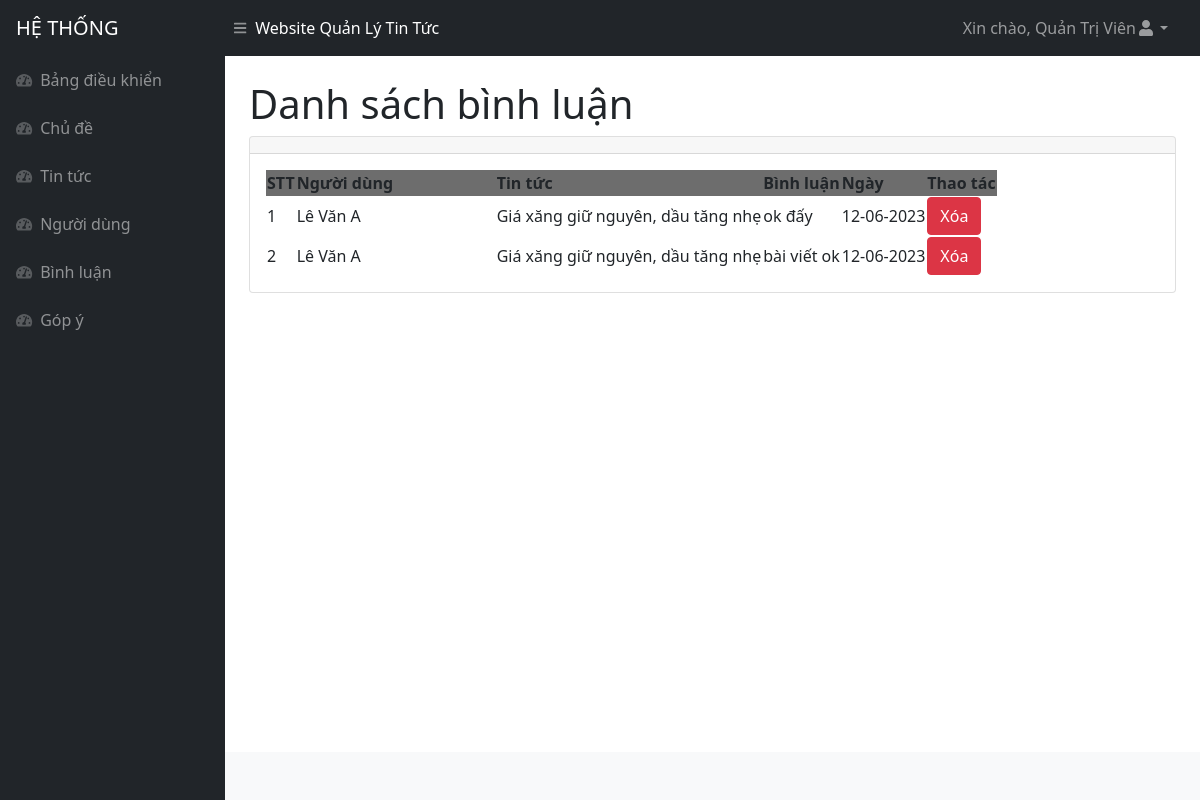
The app's page /admin/binhluan.php (signed in), older data.
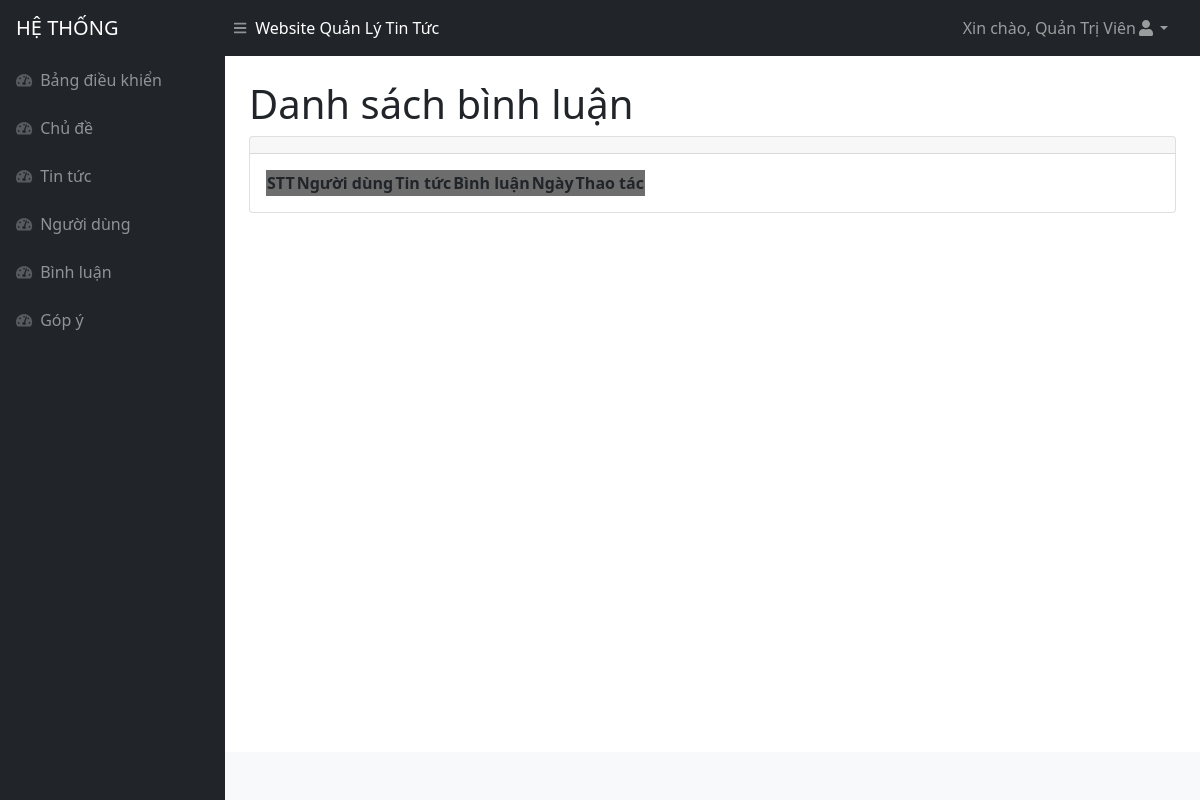
The same page, newer data.
### tables this page shows
CREATE TABLE `binhluan` (
  `id` int(11) NOT NULL,
  `tintuc_id` int(11) DEFAULT NULL,
  `nguoidung_id` int(11) DEFAULT NULL,
  `noidung` text DEFAULT NULL,
  `ngay` datetime NOT NULL DEFAULT current_timestamp()
);

CREATE TABLE `nguoidung` (
  `id` int(11) NOT NULL,
  `hoten` varchar(250) NOT NULL,
  `email` varchar(250) NOT NULL,
  `taikhoan` varchar(255) NOT NULL,
  `matkhau` varchar(255) NOT NULL,
  `vaitro` int(11) NOT NULL
);

CREATE TABLE `tintuc` (
  `id` int(11) NOT NULL,
  `chude_id` int(11) DEFAULT NULL,
  `tieude` varchar(255) NOT NULL,
  `anh` varchar(500) NOT NULL,
  `noidung` text DEFAULT NULL,
  `ngay` datetime NOT NULL DEFAULT current_timestamp(),
  `nguoidung_id` int(11) NOT NULL
);

### admin/binhluan.php (the view, shortened to what this page needs)
<!DOCTYPE html>
<html lang="en">
<head>
<?php include('inc/head.php')?>
</head>
<body class="sb-nav-fixed">
<?php include('inc/header.php')?>
    <div id="layoutSidenav">
    <?php include('inc/menu.php')?>
        <div id="layoutSidenav_content">
            <main>
                <div class="container-fluid px-4">
                    <h1 class="mt-4">Danh sách bình luận</h1>
                    <div class="card mb-4">
                        <div class="card-header">
                        </div>
                        <div class="card-body">
                            <table id="datatablesSimple">
                                <thead>
                                <tr style="background-color : #6D6D6D">
                                        <th>STT</th>
                                        <th>Người dùng</th>
                                        <th>Tin tức</th>
                                        <th>Bình luận</th>
                                        <th>Ngày</th>
                                        <th>Thao tác</th>
                                    </tr>
                                </thead>
                                <tbody>
                                <?php
                                    $query = "SELECT a.*,b.hoten,c.tieude
                                    FROM binhluan as a, nguoidung as b, tintuc as c
                                    WHERE a.nguoidung_id = b.id AND a.tintuc_id = c.id
                                    ORDER BY a.id DESC";
                                    $result = mysqli_query($connect, $query);
                                    $stt = 1;
                                    while ($arUser = mysqli_fetch_array($result, MYSQLI_ASSOC)) {
                                        $idModelDel = "exampleModalDel".$arUser["id"] ;
                                    ?>
                                    <tr>
                                        <td style="width : 10px !important"><?php echo $stt ?></td>
                                        <td style="width : 200px !important"><?php echo $arUser["hoten"] ?></td>
                                        <td><?php echo $arUser["tieude"] ?></td>
                                        <td><?php echo $arUser["noidung"] ?></td>
                                        <td><?php echo date("d-m-Y", strtotime($arUser["ngay"])); ?></td>
                                        <td>
                                            <button type="button" class="btn btn-danger" data-bs-toggle="modal"
                                                data-bs-target="#<?php echo $idModelDel ?>">
                                                Xóa
                                            </button>
                                        </td>
                                    </tr>
                                    <?php $stt++;} ?>
                                </tbody>
                            </table>
                        </div>
                    </div>
                </div>
            </main>
            <?php include('inc/footer.php')?>
        </div>
    </div>
</body>
</html>

Row changes from the older to the newer data that the page shows:
removed binhluan: nguoidung.hoten "Lê Văn A", tintuc.tieude "Giá xăng giữ nguyên, dầu tăng nhẹ", noidung "ok đấy", ngay "12-06-2023"
removed binhluan: nguoidung.hoten "Lê Văn A", tintuc.tieude "Giá xăng giữ nguyên, dầu tăng nhẹ", noidung "bài viết ok", ngay "12-06-2023"
